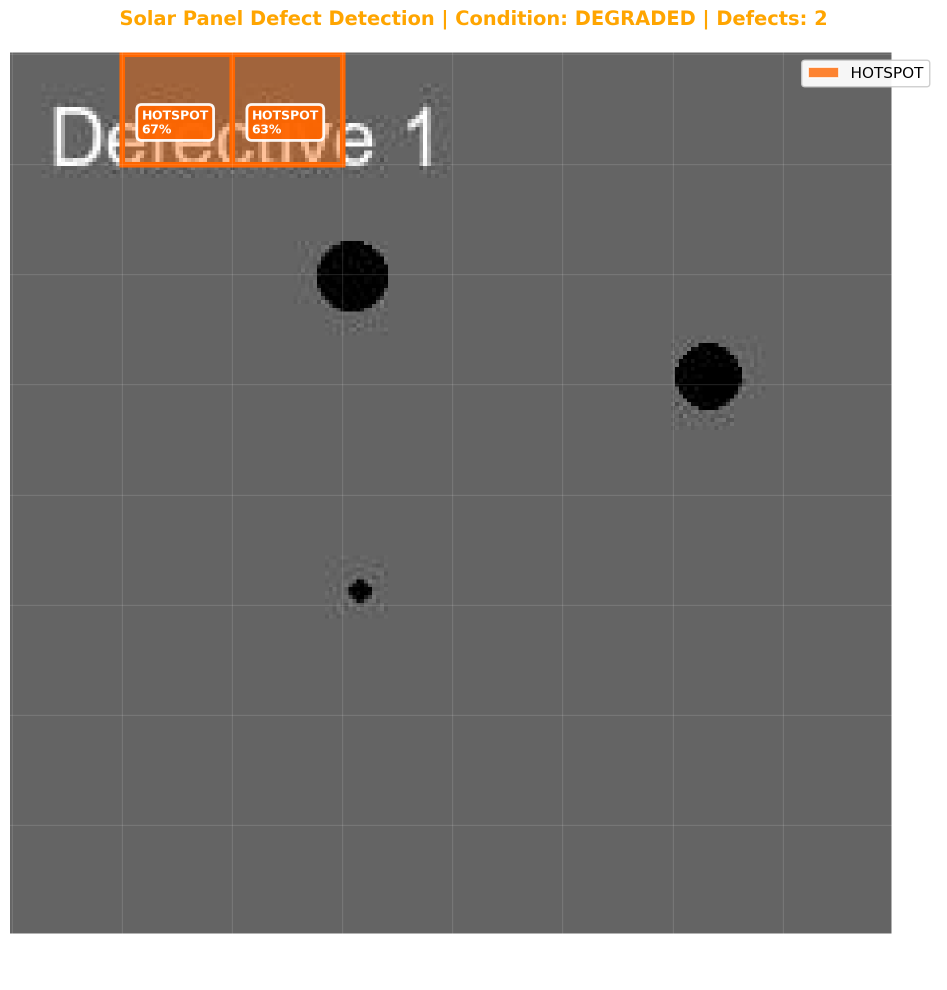
#> input picture solar1/solar/solar_panel_defect_detection/test_defective_1.png, 1894 x 1979 px (shown at 1/2 size)
$ python -i image_processing_defect_detector.py   (imports and definitions only)
#> lines starting #> are read from the running program, lines starting #| are printed output that depends on the picture; after the words box and inside, x2 and y2 are one past the last pixel; in counts of white or black regions, pixels touching at a corner belong together
import cv2
import numpy as np
import logging
from typing import List, Dict, Tuple, Any

# [1 line not run here, left out]
logger = logging.getLogger(__name__)

class ImageProcessingDefectDetector:
    """
    Rule-based defect detection using image processing pipeline.
    No deep learning models or pre-trained datasets used.
    """

    def __init__(self, sensitivity: float = 0.6):
        self.min_defect_area = 40
        self.max_defect_area = 30000
        self.irregularity_threshold = 0.25
        self.intensity_deviation_threshold = 12
        self.contrast_threshold = 35
        self.dark_region_threshold = 110
        self.set_sensitivity(sensitivity)

    def set_sensitivity(self, sensitivity: float) -> None:
        """
        Update detector sensitivity in [0.0, 1.0].
        Higher values increase recall (more detections, more false positives).
        """
        self.sensitivity = float(np.clip(sensitivity, 0.0, 1.0))

    def detect_defects(self, image: np.ndarray) -> Dict[str, Any]:
        """
        Main defect detection pipeline.

        Args:
            image: Input image as numpy array (H, W, C) or (H, W)

        Returns:
            Dictionary containing defect information, heatmap, and bounding boxes
        """
        # Ensure image is numpy array
        if not isinstance(image, np.ndarray):
            raise ValueError("Image must be a numpy array")

        # Convert to RGB if grayscale
        if len(image.shape) == 2:
            image = cv2.cvtColor(image, cv2.COLOR_GRAY2RGB)
        elif image.shape[2] == 1:
            image = cv2.cvtColor(image, cv2.COLOR_GRAY2RGB)

        # Store original image
        original_image = image.copy()

        # Step 1: Image Preprocessing
        processed_image, gray, enhanced = self._preprocess_image(image)

        # Step 2: Grid Line Suppression
        grid_suppressed = self._suppress_grid_lines(processed_image)

        # Step 3: Defect Region Detection
        contours, defect_mask = self._detect_defect_regions(grid_suppressed, gray, enhanced)

        # Step 4: Defect Classification and Analysis
        defects = self._classify_defects(contours, original_image, defect_mask)

        # Confidence gating to reduce grid-pattern false positives.
        confidence_threshold = float(np.clip(0.82 - 0.22 * self.sensitivity, 0.55, 0.82))
        defects = [d for d in defects if d['confidence'] >= confidence_threshold]

        # Rebuild mask from accepted defects to keep outputs consistent.
        defect_mask = np.zeros_like(defect_mask)
        for defect in defects:
            x1, y1, x2, y2 = defect['bounding_box']
            cv2.rectangle(defect_mask, (x1, y1), (x2, y2), 255, -1)

        # Step 5: Create visualization
        heatmap = self._create_heatmap(original_image, defect_mask, defects)

        bounding_boxes = [d['bounding_box'] for d in defects]

        return {
            'defects': defects,
            'defect_count': len(defects),
            'heatmap': heatmap,
            'bounding_boxes': bounding_boxes,
            'defect_mask': defect_mask,
            'original_image': original_image,
            'processed_image': processed_image
        }

    def _preprocess_image(self, image: np.ndarray) -> Tuple[np.ndarray, np.ndarray, np.ndarray]:
        """
        Step 1: Image Preprocessing
        - Convert to Grayscale
        - Apply Gaussian Blur
        - Use Adaptive Thresholding
        - Apply Morphological Opening to remove grid lines
        """
        # Convert to grayscale
        gray = cv2.cvtColor(image, cv2.COLOR_RGB2GRAY)

        # Enhance local contrast for low-contrast defects
        clahe = cv2.createCLAHE(clipLimit=2.2, tileGridSize=(8, 8))
        enhanced = clahe.apply(gray)
        enhanced = cv2.bilateralFilter(enhanced, d=7, sigmaColor=35, sigmaSpace=35)

        # Adaptive threshold for local anomalies
        adaptive_mask = cv2.adaptiveThreshold(
            enhanced, 255, cv2.ADAPTIVE_THRESH_GAUSSIAN_C, cv2.THRESH_BINARY_INV, 15, 3
        )
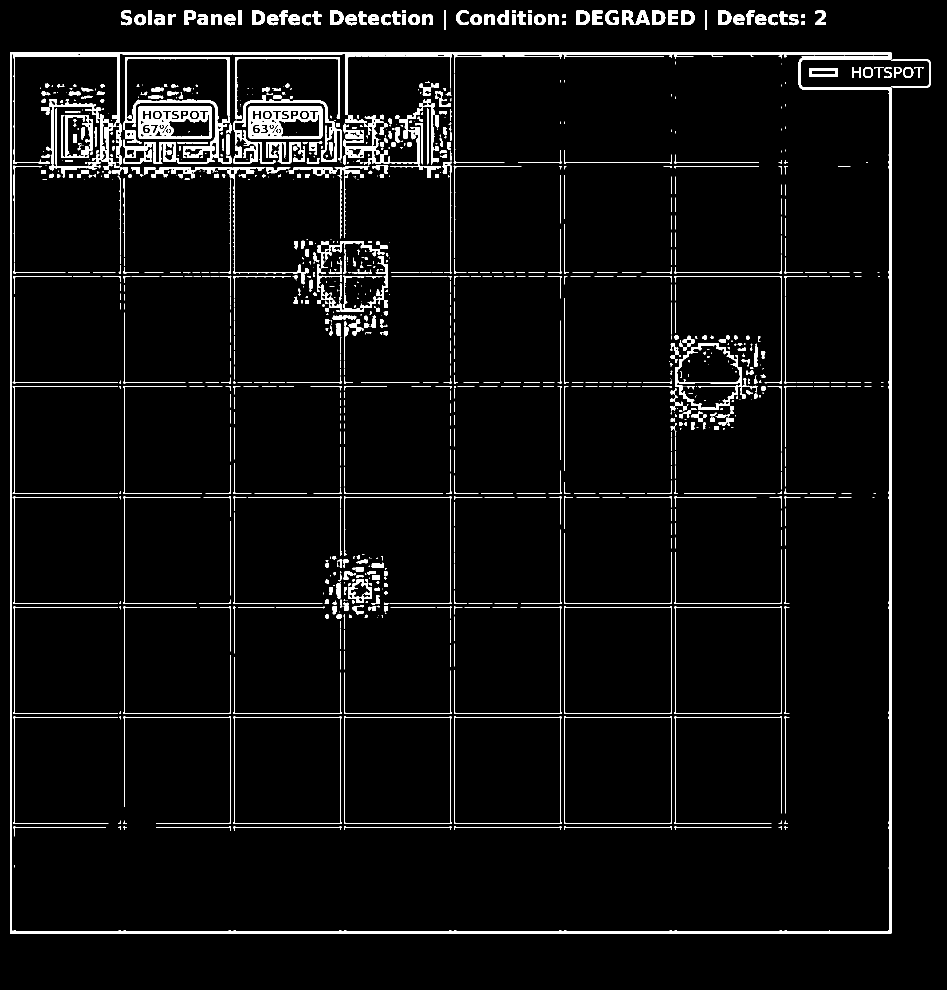
#> adaptive_mask: shape (1979, 1894) (shown at 1/2 size); 4.5% white; 1077 white regions (408 under 20 px), largest, box (x1, y1, x2, y2) and area: (20, 105, 1783, 1867) 39951, (246, 114, 463, 328) 7581, (276, 212, 424, 278) 5343

        # Black-hat to reveal dark defects on bright background
        blackhat_kernel = cv2.getStructuringElement(cv2.MORPH_RECT, (11, 11))
        blackhat = cv2.morphologyEx(enhanced, cv2.MORPH_BLACKHAT, blackhat_kernel)
        _, blackhat_mask = cv2.threshold(blackhat, 0, 255, cv2.THRESH_BINARY + cv2.THRESH_OTSU)
#> blackhat_mask: shape (1979, 1894); 0.72% white; 120 white regions (9 under 20 px), largest, box (x1, y1, x2, y2) and area: (497, 212, 645, 267) 2954, (276, 212, 424, 267) 2892, (1436, 21, 1463, 50) 519

        combined = cv2.bitwise_or(adaptive_mask, blackhat_mask)
#> combined: shape (1979, 1894); 4.5% white; 1077 white regions (406 under 20 px), largest, box (x1, y1, x2, y2) and area: (20, 105, 1783, 1867) 39951, (246, 114, 463, 328) 7581, (497, 212, 645, 278) 5385
        open_kernel = cv2.getStructuringElement(cv2.MORPH_ELLIPSE, (3, 3))
        close_kernel = cv2.getStructuringElement(cv2.MORPH_ELLIPSE, (5, 5))
        combined = cv2.morphologyEx(combined, cv2.MORPH_OPEN, open_kernel, iterations=1)
#> combined: shape (1979, 1894); 3.4% white; 878 white regions (428 under 20 px), largest, box (x1, y1, x2, y2) and area: (20, 105, 1783, 1867) 37091, (246, 114, 459, 328) 6029, (497, 212, 645, 278) 5352
        combined = cv2.morphologyEx(combined, cv2.MORPH_CLOSE, close_kernel, iterations=1)
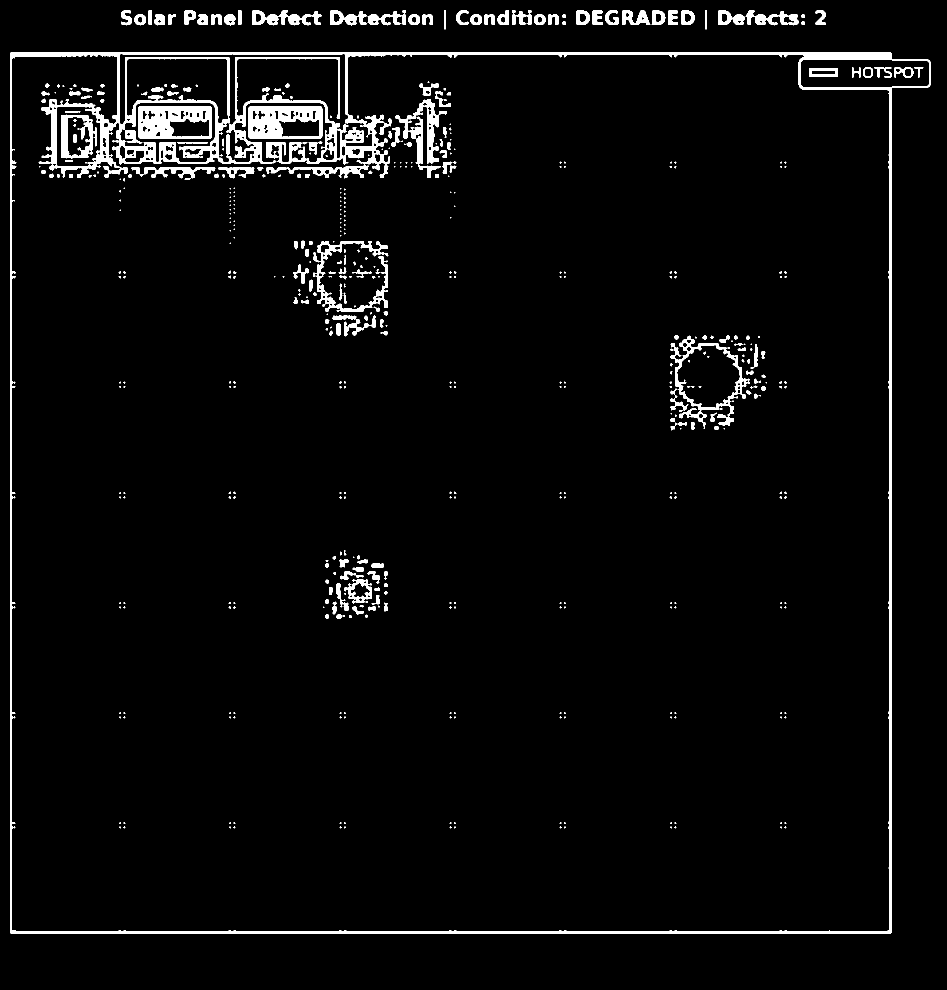
#> combined: shape (1979, 1894) (shown at 1/2 size); 3.7% white; 532 white regions (326 under 20 px), largest, box (x1, y1, x2, y2) and area: (20, 105, 1861, 1867) 70166, (276, 212, 424, 278) 6540, (497, 212, 645, 278) 6521

        return combined, gray, enhanced

    def _suppress_grid_lines(self, image: np.ndarray) -> np.ndarray:
        """
        Step 2: Grid Line Suppression
        - Detect straight lines using Hough Transform
        - Remove them using masking
        """
        h, w = image.shape[:2]
        horizontal_kernel = cv2.getStructuringElement(cv2.MORPH_RECT, (max(12, w // 20), 1))
        vertical_kernel = cv2.getStructuringElement(cv2.MORPH_RECT, (1, max(12, h // 20)))

        horizontal_lines = cv2.morphologyEx(image, cv2.MORPH_OPEN, horizontal_kernel, iterations=1)
#> horizontal_lines: shape (1979, 1894); 0.73% white; 14 white regions, largest, box (x1, y1, x2, y2) and area: (21, 105, 1786, 119) 10158, (21, 1862, 1784, 1867) 8806, (277, 212, 425, 221) 1317
        vertical_lines = cv2.morphologyEx(image, cv2.MORPH_OPEN, vertical_kernel, iterations=1)
#> vertical_lines: shape (1979, 1894); 0.56% white; 12 white regions, largest, box (x1, y1, x2, y2) and area: (1778, 175, 1783, 1868) 8460, (20, 106, 24, 1868) 7046, (104, 200, 114, 342) 1181
        grid_mask = cv2.bitwise_or(horizontal_lines, vertical_lines)
#> grid_mask: shape (1979, 1894); 1.3% white; 15 white regions, largest, box (x1, y1, x2, y2) and area: (20, 105, 1786, 1868) 36569, (250, 114, 460, 248) 1828, (470, 114, 681, 247) 1822
        grid_mask = cv2.dilate(grid_mask, cv2.getStructuringElement(cv2.MORPH_RECT, (3, 3)), iterations=1)
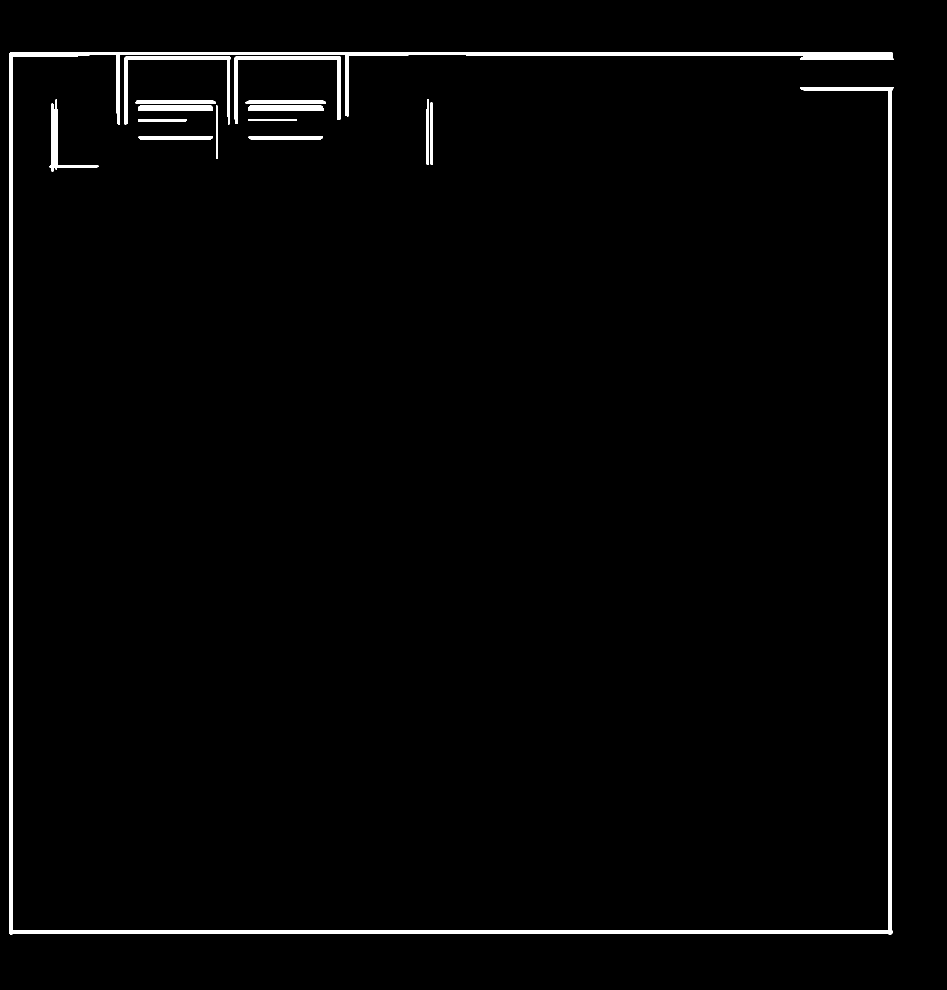
#> grid_mask: shape (1979, 1894) (shown at 1/2 size); 1.8% white; 15 white regions, largest, box (x1, y1, x2, y2) and area: (19, 104, 1787, 1869) 51462, (249, 113, 461, 249) 2780, (469, 113, 682, 248) 2756

        # Keep non-grid candidates
        suppressed = cv2.bitwise_and(image, cv2.bitwise_not(grid_mask))
#> suppressed: shape (1979, 1894); 2.4% white; 668 white regions (417 under 20 px), largest, box (x1, y1, x2, y2) and area: (532, 207, 783, 357) 10077, (225, 207, 433, 329) 5233, (1341, 671, 1500, 858) 4724
        suppressed = cv2.morphologyEx(
            suppressed, cv2.MORPH_CLOSE, cv2.getStructuringElement(cv2.MORPH_ELLIPSE, (3, 3)), iterations=1
        )
#> suppressed: shape (1979, 1894); 2.4% white; 657 white regions (412 under 20 px)
#> (the rest of the program and of its run is left out)
